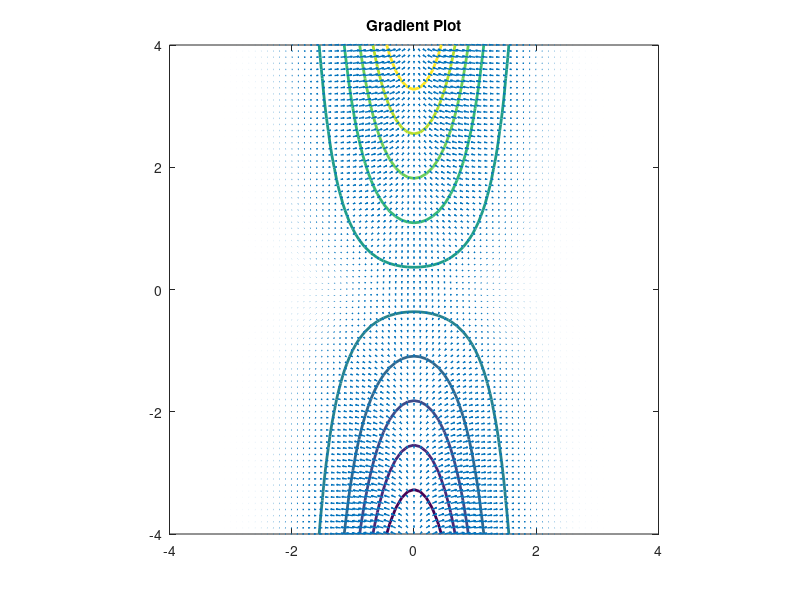

Write MATLAB code to recreate this figure.
%Gradient 

v = -4:0.1:4;
[x,y] = meshgrid(v);

z = y*exp(-(x.^2 + y.^2));

[px,py] = gradient(z,.1,.1);

figure(1);
contour(v,v,z,'linewidth',2);
hold on;
quiver(v,v,px,py,'linewidth',1);
hold off;

axis equal;
title('Gradient Plot');

